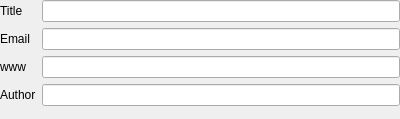
<?xml version="1.0" encoding="UTF-8"?>
<ui version="4.0">
 <class>FragmentWidget</class>
 <widget class="QWidget" name="FragmentWidget">
  <property name="geometry">
   <rect>
    <x>0</x>
    <y>0</y>
    <width>400</width>
    <height>119</height>
   </rect>
  </property>
  <property name="windowTitle">
   <string>Form</string>
  </property>
  <layout class="QFormLayout" name="formLayout">
   <property name="margin">
    <number>0</number>
   </property>
   <item row="0" column="0">
    <widget class="QLabel" name="label">
     <property name="text">
      <string>Title</string>
     </property>
    </widget>
   </item>
   <item row="0" column="1">
    <widget class="QLineEdit" name="title"/>
   </item>
   <item row="1" column="0">
    <widget class="QLabel" name="label_3">
     <property name="text">
      <string>Email</string>
     </property>
    </widget>
   </item>
   <item row="1" column="1">
    <widget class="QLineEdit" name="email"/>
   </item>
   <item row="2" column="1">
    <widget class="QLineEdit" name="homepage"/>
   </item>
   <item row="2" column="0">
    <widget class="QLabel" name="label_4">
     <property name="text">
      <string>www</string>
     </property>
    </widget>
   </item>
   <item row="3" column="1">
    <widget class="QLineEdit" name="author"/>
   </item>
   <item row="3" column="0">
    <widget class="QLabel" name="label_2">
     <property name="text">
      <string>Author</string>
     </property>
    </widget>
   </item>
  </layout>
 </widget>
 <resources/>
 <connections/>
</ui>
